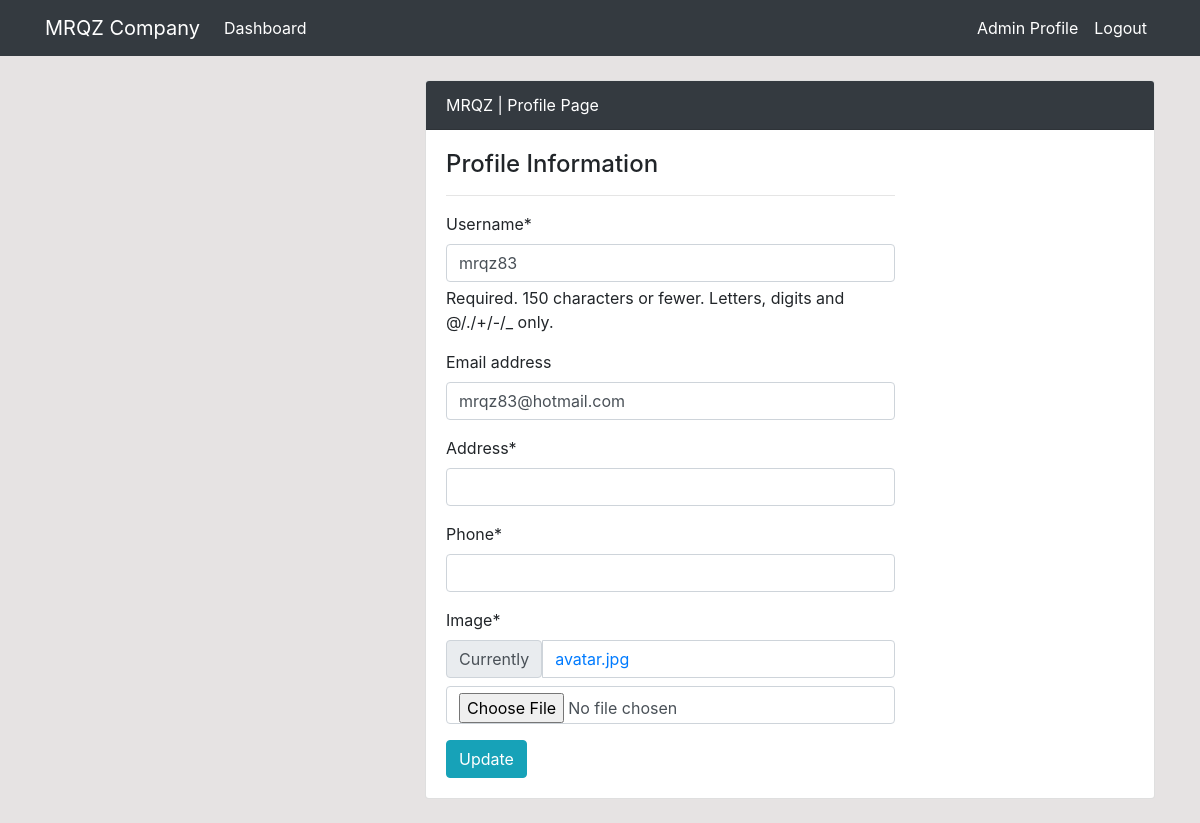
/profile/update/ (signed in), run on an earlier commit of the app's database.
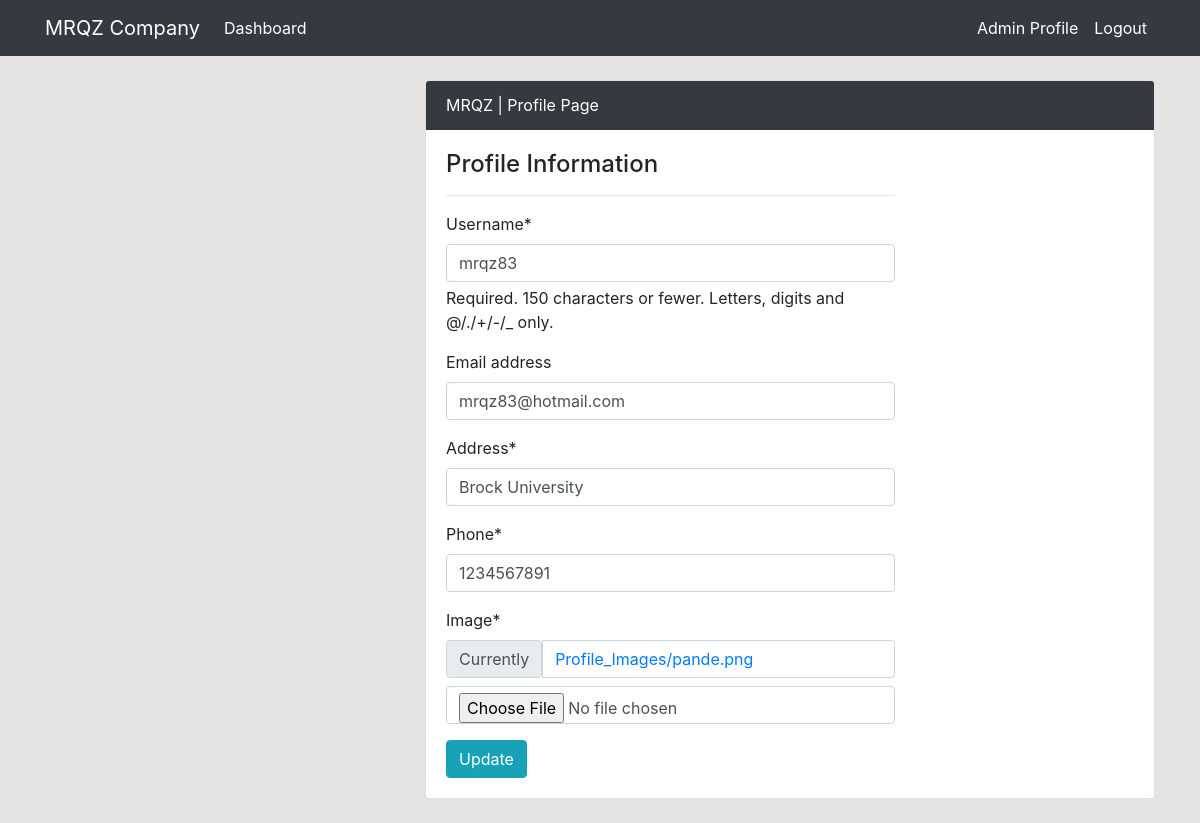
And on a later commit of the database.
### user/models.py (models this page shows, shortened)
class Profile(models.Model):
    staff = models.OneToOneField(User, on_delete=models.CASCADE, null=True)
    address = models.CharField(max_length=200, null=True)
    phone = models.CharField(max_length=20, null=True)
    image = models.ImageField(default='avatar.jpg', upload_to='Profile_Images')

### user/views.py (the view)
# urls.py: path('profile/update/', user_view.profile_update, name='user-profile-update'),
def profile_update(request):
    if request.method == 'POST':
        user_form = UserUpdateForm(request.POST, instance=request.user)
        profile_form = ProfileUpdateForm(
            request.POST, request.FILES, instance=request.user.profile)
        if user_form.is_valid() and profile_form.is_valid():
            user_form.save()
            profile_form.save()
            return redirect('user-profile')
    else:
        user_form = UserUpdateForm(instance=request.user)
        profile_form = ProfileUpdateForm(instance=request.user.profile)
    context = {
        'user_form': user_form,
        'profile_form': profile_form,
    }
    return render(request, 'user/profile_update.html', context)

### user/forms.py
class UserUpdateForm(forms.ModelForm):
    class Meta:
        model = User
        fields = ['username', 'email']

class ProfileUpdateForm(forms.ModelForm):
    class Meta:
        model = Profile
        fields = ['address', 'phone', 'image']

### templates/user/profile_update.html (shortened to what this page needs)
{% extends 'partials/base.html' %}
{% load crispy_forms_tags %}
{% block content %}
        <div class="container">
            <div class="row my-4">
                <div class="col-md-4">
                </div>
                <div class="col-md-8">
                    <div class="card">
                        <div class="card-header bg-dark text-white">
                           MRQZ | Profile Page
                        </div>
                        <div class="card-body">
                            <div class="row">
                                <div class="col-md-8">
                                    <span class="h4"> Profile Information</span>
                                    <hr>
                                    <form method="POST" enctype="multipart/form-data">
                                        {{user_form | crispy}}
                                        {{profile_form | crispy}}
                                    <input class="btn btn-info" type="submit" value="Update">
                                    </form>
                                </div>
                            </div>
                        </div>
                    </div>
                </div>
            </div>
        </div>
{% endblock %}

What changed in the data, as far as the page shows it:
changed Profile: address (not shown) → "Brock University"; phone (not shown) → "1234567891"
Also different on the page:
text no longer shown: "Address * Phone * Image * Currently avatar.jpg"
text now shown: "Address * Phone * Image * Currently Profile_Images/pande.png"
